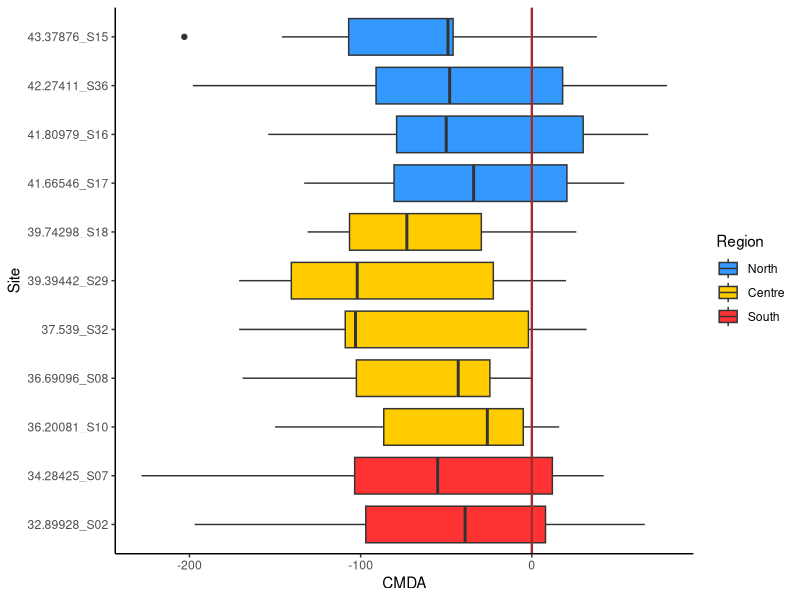
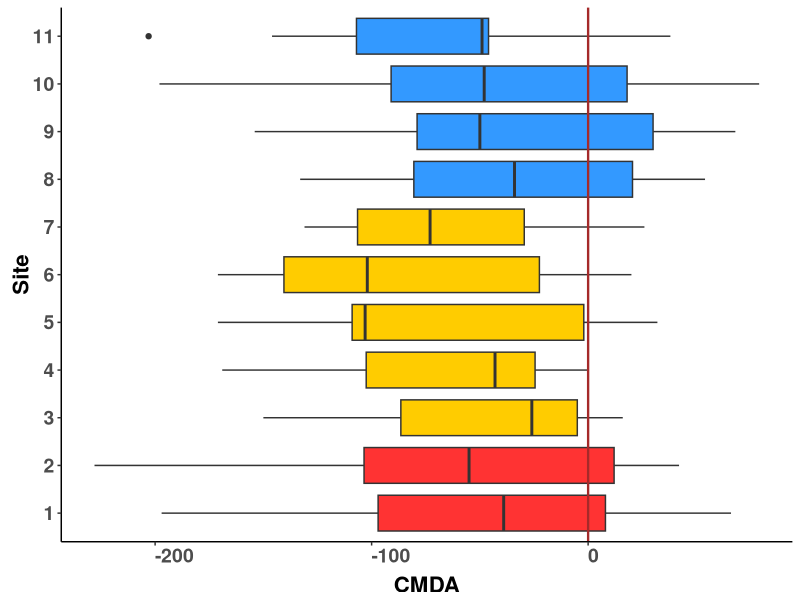
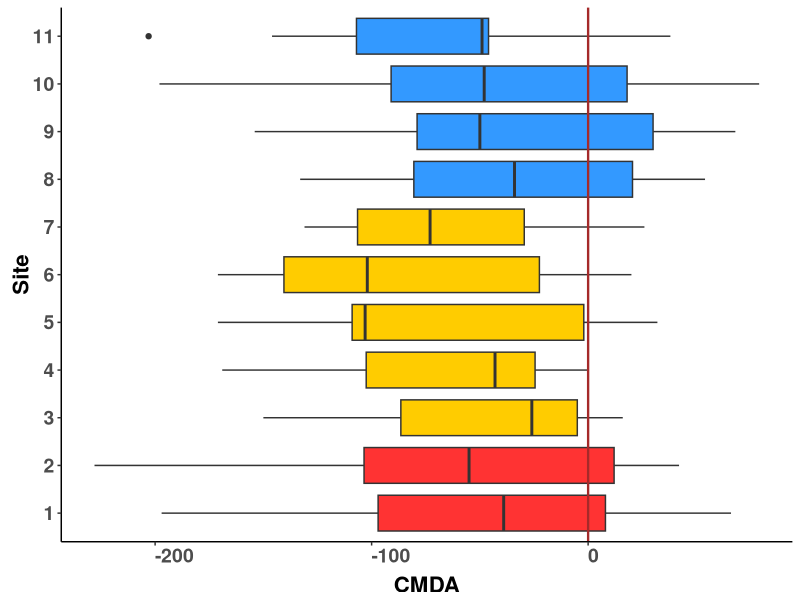

Generate these figures, in order, with R: (Note: this script raises an error after producing the figures.)
#################
# Generate climate Fig 1, Paper 1
#################
library(tidyverse)



### Fig 1D, make CMDA plot per site.lat 2010 - 2016 ###

wna.all<-read.csv('Data/wna_all.csv', header=T) #Imports CMDA for all site/year cominbations
wna.all<-wna.all %>% filter(Site!="S11")
wna.all<-wna.all %>% mutate(Region = ifelse(Latitude >= 40, "North", 
                                  ifelse((Latitude >35) & (Latitude <40), "Centre","South"))) %>%
  mutate(Site.Lat=paste(Latitude,Site,sep="_")) #Set up Site.Lat
wna.all$Region<-as.factor(wna.all$Region) #Make Region appear in logical order
wna.all$Region<-factor(wna.all$Region,levels=c("North","Centre","South"))
Site.lable<-c("32.89928_S02"="1","34.28425_S07"="2","36.20081_S10"="3","36.69096_S08"="4", 
              "37.539_S32"="5","39.39442_S29"="6","39.74298_S18"="7", "41.66546_S17"="8", 
              "41.80979_S16"="9","42.27411_S36"="10","43.37876_S15"="11")

#Make Graph
CMDA_Lat<-ggplot(wna.all, aes(x=Site.Lat, y=CMD.anom,fill=Region))+ 
  geom_boxplot()+
  scale_y_continuous(name="CMDA")+
  xlab("Site")+
  geom_hline(yintercept = 0, color="brown", size=0.8)+
  coord_flip()+
  scale_fill_manual(values= c("North"="#3399FF", "Centre"="#FFCC00", "South"="#FF3333")) +
  theme_classic()
CMDA_Lat
CMDA_Lat+ theme(legend.position = "none",
                         axis.title.x=element_text(size=16,vjust = 0, face="bold",hjust=0.5),
                         #axis.ticks.x = element_blank(),
                         axis.text.x = element_text(size=14, face="bold", angle=0,hjust=0),
                         axis.text.y = element_text(size=14,face="bold"),
                         axis.title.y = element_text(size=16,vjust = 0, face="bold",hjust=0.5))+
  scale_x_discrete(labels=Site.lable)
ggsave("Fig 1D.pdf", width = 4, height = 7, units = "in")










  
  Res_SLA_all_plot<-ggplot(Ref_SLA_filter, aes(Year, y=visregRes, colour=Drought))+
  geom_jitter(aes(colour=Drought), size=0.8)+
  stat_smooth(method = "lm",aes(colour=Drought,fill=Drought), size = 1)+
  #facet_wrap(.~Region, labeller = labeller(Region=Site_Labs))+
  #scale_x_discrete(limits = Res_SLA_all$Year) +
  scale_y_continuous(name="SLA",limits=c(100,400))+
  scale_x_continuous(limits=c(2010,2016))+
  scale_color_manual(values= c("D"="#FF7700", "W"="#006600"))+
  scale_fill_manual(values= c("D"="#FF7700", "W"="#006600")) +
  theme_classic()
Res_SLA_all_plot + theme(legend.position = "none",
                         axis.title.x=element_blank(),
                         #axis.ticks.x = element_blank(),
                         axis.text.x = element_text(size=0, face="bold", angle=0,hjust=0.5),
                         axis.text.y = element_text(size=0,face="bold"),
                         axis.title.y = element_text(color="black", size=0,vjust = 0, face="bold",hjust=0.5))
ggsave("SLA_Center.pdf", width = 4.5, height = 5, units = "in")

